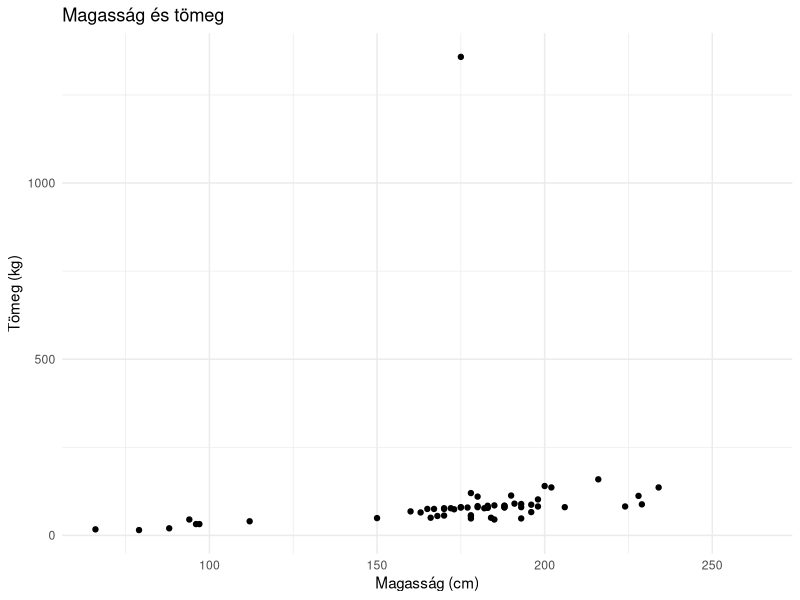

Write R code to recreate this figure.
## ---- chunk 1
#| label: setup
library(tidyverse)

# Az adatok áttekintése
glimpse(starwars)
## ---- chunk 2
#| label: summary-stats
summary(starwars |> select(height, mass, birth_year))
## ---- chunk 3
#| label: height-mass-plot
#| fig-cap: "A Star Wars karakterek magassága és tömege közötti kapcsolat"
ggplot(starwars, aes(x = height, y = mass)) + geom_point(na.rm = TRUE) +
  labs(title = "Magasság és tömeg", x = "Magasság (cm)", y = "Tömeg (kg)") +
  theme_minimal()
